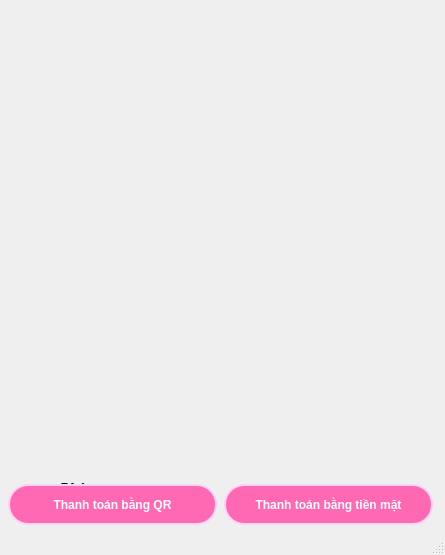
<?xml version="1.0" encoding="UTF-8"?>
<ui version="4.0">
 <class>MainWindow</class>
 <widget class="QMainWindow" name="MainWindow">
  <property name="geometry">
   <rect>
    <x>0</x>
    <y>0</y>
    <width>445</width>
    <height>555</height>
   </rect>
  </property>
  <property name="windowTitle">
   <string>MainWindow</string>
  </property>
  <property name="styleSheet">
   <string notr="true">QMainWindow {
    background: qlineargradient(spread:pad, x1:0, y1:0, x2:1, y2:0,
        stop:0 #ffa9f9, /* Hồng nhạt bên trái */
        stop:1 #d98bbf); /* Hồng đậm bên phải */
}
</string>
  </property>
  <widget class="QWidget" name="centralwidget">
   <widget class="QLabel" name="label_4">
    <property name="geometry">
     <rect>
      <x>60</x>
      <y>468</y>
      <width>77</width>
      <height>41</height>
     </rect>
    </property>
    <property name="font">
     <font>
      <family>Segoe UI Black</family>
      <pointsize>12</pointsize>
      <weight>75</weight>
      <bold>true</bold>
     </font>
    </property>
    <property name="text">
     <string>Phim:</string>
    </property>
   </widget>
   <widget class="QLabel" name="label_Film_4">
    <property name="geometry">
     <rect>
      <x>128</x>
      <y>476</y>
      <width>309</width>
      <height>25</height>
     </rect>
    </property>
    <property name="font">
     <font>
      <family>Segoe UI</family>
      <pointsize>12</pointsize>
      <weight>50</weight>
      <bold>false</bold>
     </font>
    </property>
    <property name="styleSheet">
     <string notr="true"/>
    </property>
    <property name="text">
     <string/>
    </property>
   </widget>
   <widget class="QLabel" name="label_giaodien">
    <property name="geometry">
     <rect>
      <x>0</x>
      <y>-4</y>
      <width>445</width>
      <height>529</height>
     </rect>
    </property>
    <property name="text">
     <string/>
    </property>
    <property name="pixmap">
     <pixmap>../../OneDrive/Hình ảnh/Ung dung quan ly &amp; ban ve xem phim (1080 x 1920 px) (1080 x 1920 px) (1920 x 1920 px) (1920 x 2100 px) (1920 x 2200 px) (1920 x 2300 px) (1).png</pixmap>
    </property>
    <property name="scaledContents">
     <bool>true</bool>
    </property>
   </widget>
   <widget class="QLabel" name="label_Suatchiu">
    <property name="geometry">
     <rect>
      <x>152</x>
      <y>164</y>
      <width>261</width>
      <height>33</height>
     </rect>
    </property>
    <property name="font">
     <font>
      <family>Segoe UI</family>
      <pointsize>12</pointsize>
      <weight>50</weight>
      <bold>false</bold>
     </font>
    </property>
    <property name="styleSheet">
     <string notr="true">QLabel {
z-index: 999;
}</string>
    </property>
    <property name="text">
     <string/>
    </property>
   </widget>
   <widget class="QLabel" name="label_Film">
    <property name="geometry">
     <rect>
      <x>108</x>
      <y>124</y>
      <width>333</width>
      <height>33</height>
     </rect>
    </property>
    <property name="font">
     <font>
      <family>Segoe UI</family>
      <pointsize>12</pointsize>
      <weight>50</weight>
      <bold>false</bold>
     </font>
    </property>
    <property name="styleSheet">
     <string notr="true">QLabel {
z-index: 999;
}</string>
    </property>
    <property name="text">
     <string/>
    </property>
   </widget>
   <widget class="QLabel" name="label_chair">
    <property name="geometry">
     <rect>
      <x>100</x>
      <y>200</y>
      <width>261</width>
      <height>33</height>
     </rect>
    </property>
    <property name="font">
     <font>
      <family>Segoe UI</family>
      <pointsize>12</pointsize>
      <weight>50</weight>
      <bold>false</bold>
     </font>
    </property>
    <property name="styleSheet">
     <string notr="true">QLabel {
z-index: 999;
}</string>
    </property>
    <property name="text">
     <string/>
    </property>
   </widget>
   <widget class="QLabel" name="label_veticket">
    <property name="geometry">
     <rect>
      <x>216</x>
      <y>272</y>
      <width>29</width>
      <height>33</height>
     </rect>
    </property>
    <property name="font">
     <font>
      <family>Segoe UI</family>
      <pointsize>12</pointsize>
      <weight>50</weight>
      <bold>false</bold>
     </font>
    </property>
    <property name="styleSheet">
     <string notr="true">QLabel {
z-index: 999;
}</string>
    </property>
    <property name="text">
     <string/>
    </property>
   </widget>
   <widget class="QLabel" name="label_cornbig">
    <property name="geometry">
     <rect>
      <x>216</x>
      <y>308</y>
      <width>29</width>
      <height>33</height>
     </rect>
    </property>
    <property name="font">
     <font>
      <family>Segoe UI</family>
      <pointsize>12</pointsize>
      <weight>50</weight>
      <bold>false</bold>
     </font>
    </property>
    <property name="styleSheet">
     <string notr="true">QLabel {
z-index: 999;
}</string>
    </property>
    <property name="text">
     <string/>
    </property>
   </widget>
   <widget class="QLabel" name="label_cornmini">
    <property name="geometry">
     <rect>
      <x>216</x>
      <y>348</y>
      <width>29</width>
      <height>33</height>
     </rect>
    </property>
    <property name="font">
     <font>
      <family>Segoe UI</family>
      <pointsize>12</pointsize>
      <weight>50</weight>
      <bold>false</bold>
     </font>
    </property>
    <property name="styleSheet">
     <string notr="true">QLabel {
z-index: 999;
}</string>
    </property>
    <property name="text">
     <string/>
    </property>
   </widget>
   <widget class="QLabel" name="label_pepsi">
    <property name="geometry">
     <rect>
      <x>216</x>
      <y>388</y>
      <width>29</width>
      <height>33</height>
     </rect>
    </property>
    <property name="font">
     <font>
      <family>Segoe UI</family>
      <pointsize>12</pointsize>
      <weight>50</weight>
      <bold>false</bold>
     </font>
    </property>
    <property name="styleSheet">
     <string notr="true">QLabel {
z-index: 999;
}</string>
    </property>
    <property name="text">
     <string/>
    </property>
   </widget>
   <widget class="QLabel" name="label_tongall">
    <property name="geometry">
     <rect>
      <x>216</x>
      <y>428</y>
      <width>149</width>
      <height>33</height>
     </rect>
    </property>
    <property name="font">
     <font>
      <family>Segoe UI</family>
      <pointsize>12</pointsize>
      <weight>50</weight>
      <bold>false</bold>
     </font>
    </property>
    <property name="styleSheet">
     <string notr="true">QLabel {
z-index: 999;
}</string>
    </property>
    <property name="text">
     <string/>
    </property>
   </widget>
   <widget class="QLabel" name="label_tongticket">
    <property name="geometry">
     <rect>
      <x>308</x>
      <y>272</y>
      <width>149</width>
      <height>33</height>
     </rect>
    </property>
    <property name="font">
     <font>
      <family>Segoe UI</family>
      <pointsize>12</pointsize>
      <weight>50</weight>
      <bold>false</bold>
     </font>
    </property>
    <property name="styleSheet">
     <string notr="true">QLabel {
z-index: 999;
}</string>
    </property>
    <property name="text">
     <string/>
    </property>
   </widget>
   <widget class="QLabel" name="label_tongcornbig">
    <property name="geometry">
     <rect>
      <x>308</x>
      <y>308</y>
      <width>149</width>
      <height>33</height>
     </rect>
    </property>
    <property name="font">
     <font>
      <family>Segoe UI</family>
      <pointsize>12</pointsize>
      <weight>50</weight>
      <bold>false</bold>
     </font>
    </property>
    <property name="styleSheet">
     <string notr="true">QLabel {
z-index: 999;
}</string>
    </property>
    <property name="text">
     <string/>
    </property>
   </widget>
   <widget class="QLabel" name="label_tongcornmini">
    <property name="geometry">
     <rect>
      <x>308</x>
      <y>348</y>
      <width>149</width>
      <height>33</height>
     </rect>
    </property>
    <property name="font">
     <font>
      <family>Segoe UI</family>
      <pointsize>12</pointsize>
      <weight>50</weight>
      <bold>false</bold>
     </font>
    </property>
    <property name="styleSheet">
     <string notr="true">QLabel {
z-index: 999;
}</string>
    </property>
    <property name="text">
     <string/>
    </property>
   </widget>
   <widget class="QLabel" name="label_tongpepsi">
    <property name="geometry">
     <rect>
      <x>308</x>
      <y>388</y>
      <width>137</width>
      <height>33</height>
     </rect>
    </property>
    <property name="font">
     <font>
      <family>Segoe UI</family>
      <pointsize>12</pointsize>
      <weight>50</weight>
      <bold>false</bold>
     </font>
    </property>
    <property name="styleSheet">
     <string notr="true">QLabel {
z-index: 999;
}</string>
    </property>
    <property name="text">
     <string/>
    </property>
   </widget>
   <widget class="QPushButton" name="pushButton_QR">
    <property name="geometry">
     <rect>
      <x>8</x>
      <y>484</y>
      <width>209</width>
      <height>41</height>
     </rect>
    </property>
    <property name="font">
     <font>
      <pointsize>9</pointsize>
      <weight>75</weight>
      <italic>false</italic>
      <bold>true</bold>
     </font>
    </property>
    <property name="styleSheet">
     <string notr="true">QPushButton {
    background-color: #ff69b4; /* Màu hồng */
    border: 2px solid rgb(255, 212, 243); 
    border-radius: 20px; 
    font: bold 9pt;
    color: white;
    padding: 10px;
}
QPushButton:hover {
    background-color: rgb(253, 185, 255); /* Màu vàng khi hover */
    color: black;
    border: 3px dashed #ff69b4; /* Viền đứt đẹp đẹp */
}
QPushButton:pressed {
    background-color: rgb(255, 203, 224); 
    color: white;
    border: 3px solid rgb(255, 169, 230);
}
</string>
    </property>
    <property name="text">
     <string>Thanh toán bằng QR</string>
    </property>
   </widget>
   <widget class="QPushButton" name="pushButton_tienmat">
    <property name="geometry">
     <rect>
      <x>224</x>
      <y>484</y>
      <width>209</width>
      <height>41</height>
     </rect>
    </property>
    <property name="styleSheet">
     <string notr="true">QPushButton {
    background-color: #ff69b4; /* Màu hồng */
    border: 2px solid rgb(255, 212, 243); 
    border-radius: 20px; 
    font: bold 9pt;
    color: white;
    padding: 10px;
}
QPushButton:hover {
    background-color: rgb(253, 185, 255); /* Màu vàng khi hover */
    color: black;
    border: 3px dashed #ff69b4; /* Viền đứt đẹp đẹp */
}
QPushButton:pressed {
    background-color: rgb(255, 203, 224); 
    color: white;
    border: 3px solid rgb(255, 169, 230);
}
</string>
    </property>
    <property name="text">
     <string>Thanh toán bằng tiền mặt</string>
    </property>
   </widget>
  </widget>
  <widget class="QMenuBar" name="menubar">
   <property name="geometry">
    <rect>
     <x>0</x>
     <y>0</y>
     <width>445</width>
     <height>26</height>
    </rect>
   </property>
  </widget>
  <widget class="QStatusBar" name="statusbar"/>
 </widget>
 <resources/>
 <connections/>
</ui>
